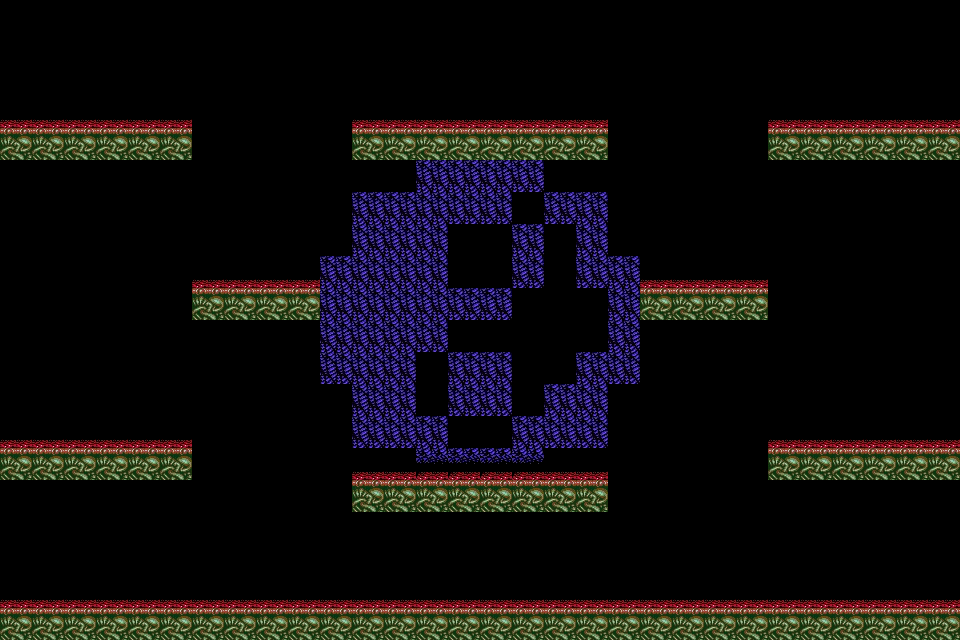

A 2D game scene composited from a Tiled map and its tileset images. What follows is a short description and the map's XML, with each tile layer's data collapsed to a summary:
An orthogonal 30x20 tile map with 32x32 px tiles, 2 tile layers (Background, Meta), 2 tilesets and 8 objects (Boss, Player, BossPos1, BossPos4, BossPos2, ...).

<map version="1.0" orientation="orthogonal" renderorder="right-down" width="30" height="20" tilewidth="32" tileheight="32" nextobjectid="9">
 <tileset firstgid="1" name="Tiles04-03" tilewidth="32" tileheight="32" tilecount="140">
  <image source="Tiles/Tiles04-01.png" width="640" height="224" />
 </tileset>
 <tileset firstgid="141" name="Tiles04-04" tilewidth="32" tileheight="32" spacing="1" margin="1" tilecount="2">
  <image source="Tiles/Tiles04-02.png" width="67" height="34" />
  <tile id="1">
   <properties>
    <property name="Collision" value="True" />
   </properties>
  </tile>
 </tileset>
 <layer name="Background" width="30" height="20">
  <data>[600 cells, 210 non-empty, 4 distinct tile ids]</data>
 </layer>
 <layer name="Meta" width="30" height="20">
  <data>[600 cells, 78 non-empty, 1 distinct tile ids]</data>
 </layer>
 <objectgroup name="Objects">
  <object id="1" name="Enemy" type="Boss" x="468" y="57" width="25" height="35">
   <properties>
    <property name="AI" value="04-EastProject/05.dat" />
    <property name="AttEffect" value="04-EastProject/0501.wav" />
    <property name="DeadEffect" value="04-EastProject/0502.wav" />
    <property name="From" value="Up" />
    <property name="Texture" value="04-EastProject/05.png" />
    <property name="To" value="Up" />
   </properties>
   <ellipse />
  </object>
  <object id="2" name="Player" x="467" y="534" width="27" height="43" />
  <object id="3" name="BossPos1" x="149" y="47" width="37" height="53">
   <properties>
    <property name="From" value="Left" />
    <property name="To" value="Left" />
   </properties>
   <ellipse />
  </object>
  <object id="4" name="BossPos4" x="153.5" y="357.5" width="37" height="53">
   <properties>
    <property name="From" value="Left" />
    <property name="To" value="Left" />
   </properties>
   <ellipse />
  </object>
  <object id="5" name="BossPos2" x="768.5" y="42.5" width="37" height="53">
   <properties>
    <property name="From" value="Right" />
    <property name="To" value="Right" />
   </properties>
   <ellipse />
  </object>
  <object id="6" name="BossPos3" x="767.5" y="353.5" width="37" height="53">
   <properties>
    <property name="From" value="Right" />
    <property name="To" value="Right" />
   </properties>
   <ellipse />
  </object>
  <object id="7" name="BossPos5" x="243" y="208" width="25" height="38">
   <properties>
    <property name="From" value="Down" />
    <property name="To" value="Up" />
   </properties>
   <ellipse />
  </object>
  <object id="8" name="BossPos6" x="691.5" y="205" width="25" height="38">
   <properties>
    <property name="From" value="Up" />
    <property name="To" value="Down" />
   </properties>
   <ellipse />
  </object>
 </objectgroup>
</map>
